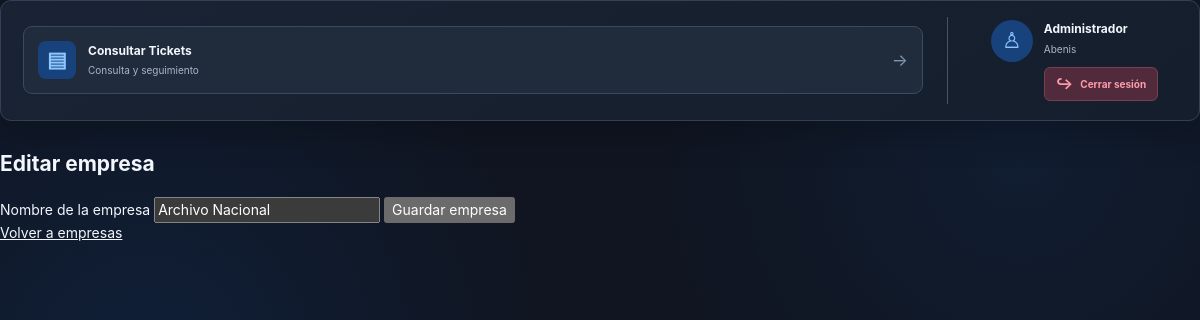
Page /mantenimientos/empresas/1/editar (signed in) on the committed database.
### models/user.py (models this page shows, shortened)
class User(UserMixin, db.Model):
    __tablename__ = "Usuarios"
    IdUsuario = db.Column(
        db.Integer,
        primary_key=True
    )
    Usuario = db.Column(
        db.String(100),
        unique=True
    )
    NombreCompleto = db.Column(
        db.String(200)
    )
    Correo = db.Column(
        db.String(200)
    )
    PasswordHash = db.Column(
        db.String(500)
    )
    totp_secret = db.Column(
        db.Text,
        nullable=True
    )
    totp_verificado = db.Column(
        db.Boolean,
        default=False,
        nullable=False
    )
    Activo = db.Column(
        db.Boolean,
        default=True
    )
    IdPerfil = db.Column(
        db.Integer,
        db.ForeignKey("Perfiles.IdPerfil")
    )
    IdEmpresa = db.Column(
        db.Integer,
        db.ForeignKey("Empresas.IdEmpresa")
    )
    IdGrupo = db.Column(
        db.Integer,
        db.ForeignKey("GruposTrabajo.IdGrupo")
    )
    perfil = db.relationship("Perfil")
    empresa = db.relationship("Empresa")
    grupo = db.relationship("GrupoTrabajo", back_populates="usuarios")
    @property
    def EsAdministrador(self):
        return bool(self.perfil and self.perfil.EsAdministrador)

### models/company.py (models this page shows)
class Empresa(db.Model):
    __tablename__ = "Empresas"
    IdEmpresa = db.Column(db.Integer, primary_key=True)
    NombreEmpresa = db.Column(db.String(200), unique=True, nullable=False)
    grupos = db.relationship(
        "GrupoTrabajo",
        secondary="EmpresasGrupos",
        back_populates="empresas",
        order_by="GrupoTrabajo.NombreGrupo"
    )

### routes/maintenance.py (the view, shortened to what this page needs)
@maintenance_bp.route("/empresas/nueva", methods=["GET", "POST"])
@maintenance_bp.route("/empresas/<int:empresa_id>/editar", methods=["GET", "POST"])
@login_required
@admin_required
def editar_empresa(empresa_id=None):
    empresa = db.session.get(Empresa, empresa_id) if empresa_id is not None else Empresa()
    if empresa is None:
        abort(404)
    errores = []
    nombre = empresa.NombreEmpresa or ""
    return render_template(
        "mantenimientos/empresa_form.html",
        empresa=empresa,
        nombre=nombre,
        errores=errores
    )

### app.py (called while the page is built)
@login_manager.user_loader
def load_user(user_id):
    user = db.session.get(User, int(user_id))
    return user if user and user.Activo is not False else None

### routes/maintenance.py (called while the page is built)
def admin_required(view):
    @wraps(view)
    def wrapped_view(*args, **kwargs):
        if not current_user.EsAdministrador:
            abort(403)
        return view(*args, **kwargs)
    return wrapped_view

### templates/mantenimientos/empresa_form.html (shortened to what this page needs)
{% extends 'base.html' %}
{% block content %}
<h2>{{ 'Editar empresa' if empresa.IdEmpresa else 'Crear empresa' }}</h2>
<form method="post">
    <label for="nombre">Nombre de la empresa</label>
    <input id="nombre" name="nombre" maxlength="200" required value="{{ nombre }}">
    <button type="submit">Guardar empresa</button>
</form>
<a href="{{ url_for('maintenance.empresas') }}">Volver a empresas</a>
{% endblock %}

### templates/base.html (shortened to what this page needs)
<!DOCTYPE html>
<html lang="es">
<head>
    <link rel="stylesheet"
          href="{{ url_for('static', filename='css/style_oscuro.css') }}">
</head>
<body>
<div class="container {% block container_class %}{% endblock %}">
    {% if current_user.is_authenticated %}
    <header class="internal-topbar">
        <nav class="internal-options">
            <a href="{{ url_for('tickets.listar_tickets') }}"
               class="internal-option">
                <span class="internal-option-icon blue">▤</span>
                <span class="internal-option-text">
                    <strong>Consultar Tickets</strong>
                    <small>Consulta y seguimiento</small>
                </span>
                <span class="option-arrow">→</span>
            </a>
        </nav>
        <div class="user-profile">
            <div class="profile-avatar">
                ♙
            </div>
            <div class="profile-information">
                <strong>
                    {{ current_user.NombreCompleto or current_user.Usuario }}
                </strong>
                <small>
                    {{ current_user.empresa.NombreEmpresa
                       if current_user.empresa
                       else 'Sin empresa asignada' }}
                </small>
                <a href="/logout" class="logout-button">
                    <span>↪</span>
                    Cerrar sesión
                </a>
            </div>
        </div>
    </header>
    {% endif %}
    <main class="page-content">
        {% block content %}
        {% endblock %}
    </main>
</div>
</body>
</html>

### static/css/style_oscuro.css (style rules this page uses)
:root { color-scheme: dark; --bg: #101521; --sidebar: #151c2a; --panel: #1b2433; --panel-soft: #202a3a; --panel-hover: #263348; --border: #465267; --text: #f3f6fc; --muted: #aab6ca; --blue: #0875f9; --blue-light: #1685ff; --green: #64e7a2; --cyan: #59d7f2; --purple: #c79aff; --red: #ff8297; --amber: #ffd05b; --radius-sm: 6px; --radius-md: 9px; --radius-lg: 12px; --shadow-card: 0 12px 35px rgba(0, 0, 0, .22); }
*, *::before, *::after { box-sizing: border-box; }
html { min-height: 100%; scroll-behavior: smooth; }
body { margin: 0; min-width: 320px; min-height: 100vh; background: radial-gradient(circle at 12% 45%, rgba(8, 117, 249, .10), transparent 35%), radial-gradient(circle at 85% 20%, rgba(22, 133, 255, .07), transparent 30%), var(--bg); color: var(--text); font: 14px/1.45 Inter, "Segoe UI", Arial, sans-serif; }
button, input, select, textarea { font: inherit; }
button { cursor: pointer; }
a { color: inherit; }
.internal-topbar { display: flex; align-items: center; gap: 24px; width: 100%; min-height: 105px; padding: 17px 22px; background: linear-gradient( 145deg, #192333, #151e2c ); border: 1px solid #344155; border-radius: 11px; box-shadow: var(--shadow-card); }
.internal-options { display: flex; align-items: stretch; flex: 1; gap: 12px; min-width: 0; }
.internal-option { display: flex; align-items: center; gap: 12px; flex: 1; min-width: 0; min-height: 68px; padding: 11px 14px; border: 1px solid #3b4a60; border-radius: 9px; background: #202b3c; color: var(--text); text-decoration: none; transition: background .2s ease, border-color .2s ease, transform .2s ease; }
.internal-option-icon { display: grid; place-items: center; flex: 0 0 38px; width: 38px; height: 38px; border-radius: 8px; font-size: 21px; font-weight: 800; }
.internal-option-icon.blue { color: #8dc7ff; background: #17427b; }
.internal-option-text { display: flex; flex-direction: column; gap: 4px; flex: 1; min-width: 0; }
.internal-option-text strong { color: #f3f6fc; font-size: 12px; font-weight: 750; line-height: 1.3; }
.internal-option-text small { color: #aab6ca; font-size: 10px; }
.option-arrow { color: #8296b2; font-size: 17px; transition: transform .2s ease; }
.user-profile { display: flex; align-items: center; justify-content: center; gap: 11px; flex: 0 0 175px; min-width: 175px; }
.profile-avatar { display: grid; place-items: center; flex: 0 0 42px; width: 42px; height: 42px; border-radius: 50%; background: #17427b; color: #8dc7ff; font-size: 22px; }
.profile-information { display: flex; flex-direction: column; gap: 5px; min-width: 0; }
.profile-information strong { color: #f3f6fc; font-size: 12px; font-weight: 750; }
.profile-information small { color: #aab6ca; font-size: 11px; }
.container { width: 100%; min-height: 100vh; }
.internal-topbar { display: flex; align-items: center; gap: 24px; width: 100%; min-height: 112px; margin-bottom: 28px; padding: 16px 22px; background: linear-gradient( 145deg, #192333, #151e2c ); border: 1px solid #344155; border-radius: 11px; box-shadow: var(--shadow-card); }
.internal-option-text { display: flex; flex-direction: column; flex: 1; min-width: 0; gap: 4px; }
.internal-option-text small { color: var(--muted); font-size: 10px; }
.user-profile { display: flex; align-items: flex-start; justify-content: center; gap: 11px; flex: 0 0 205px; min-width: 205px; padding: 3px 0; }
.profile-information { display: flex; flex-direction: column; align-items: flex-start; gap: 5px; min-width: 0; }
.profile-information strong { max-width: 145px; overflow: hidden; color: #f3f6fc; font-size: 12px; font-weight: 750; text-overflow: ellipsis; white-space: nowrap; }
.profile-information small { color: #aab6ca; font-size: 10px; }
.logout-button { display: inline-flex; align-items: center; justify-content: center; gap: 7px; min-height: 29px; margin-top: 5px; padding: 5px 11px; border: 1px solid #754050; border-radius: 6px; background: #512b3b; color: #ff9bad; font-size: 10px; font-weight: 700; text-decoration: none; transition: background .2s ease, border-color .2s ease; }
.logout-button span { font-size: 15px; }
.page-content { width: 100%; min-width: 0; }

### rows in the picture
User: NombreCompleto "Administrador"
Empresa: empresa "Abenis"
Empresa: nombre "Archivo Nacional"

### other values in the picture
{{ 'Editar empresa' if empresa.IdEmpresa else 'Crear empresa' }} "Editar empresa"
